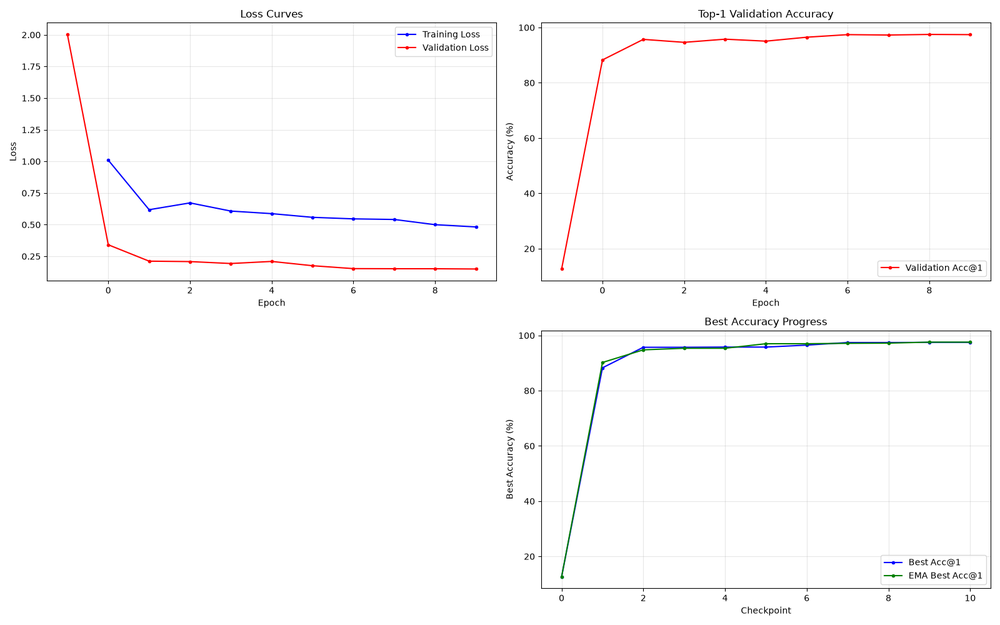
#> input picture training_curves.png, 1000 x 625 px, shrunk from 1600 x 1000 before the run
$ python clean.py --input . --output out
#> lines starting #> are read from the running program, lines starting #| are printed output that depends on the picture
import argparse
from multiprocessing import Pool
import os
import sys

import cv2
import numpy as np
from PIL import Image
from tqdm import tqdm


class AdvancedImageEnhancer:
    """
    Deterministic image enhancement pipeline:

    1. Noise Reduction (Bilateral Filter)
    2. Contrast Adjustment
    3. Histogram Equalization (CLAHE)
    4. Sharpening
    """

    def __init__(
        self,
        contrast=1.15,
        clahe_clip=2.0,
        clahe_grid=(4, 4)
    ):
#> in _process_one, img is the input picture: PIL image 1000x625 RGBA; mean R, G, B, A 251.3, 250.8, 251, 255
        self.contrast = contrast
        self.clahe_clip = clahe_clip
        self.clahe_grid = clahe_grid

    def apply_noise_reduction(self, image):
        return cv2.bilateralFilter(
            image,
            d=5,
            sigmaColor=50,
            sigmaSpace=75
        )

    def apply_brightness_contrast(self, image):
        return cv2.convertScaleAbs(
            image,
            alpha=self.contrast,
        )

    def apply_clahe(self, image):
        lab = cv2.cvtColor(image, cv2.COLOR_RGB2LAB)
#> lab: shape (625, 1000, 3); mean of channels 0, 1, 2 252.4, 128.3, 128

        l, a, b = cv2.split(lab)
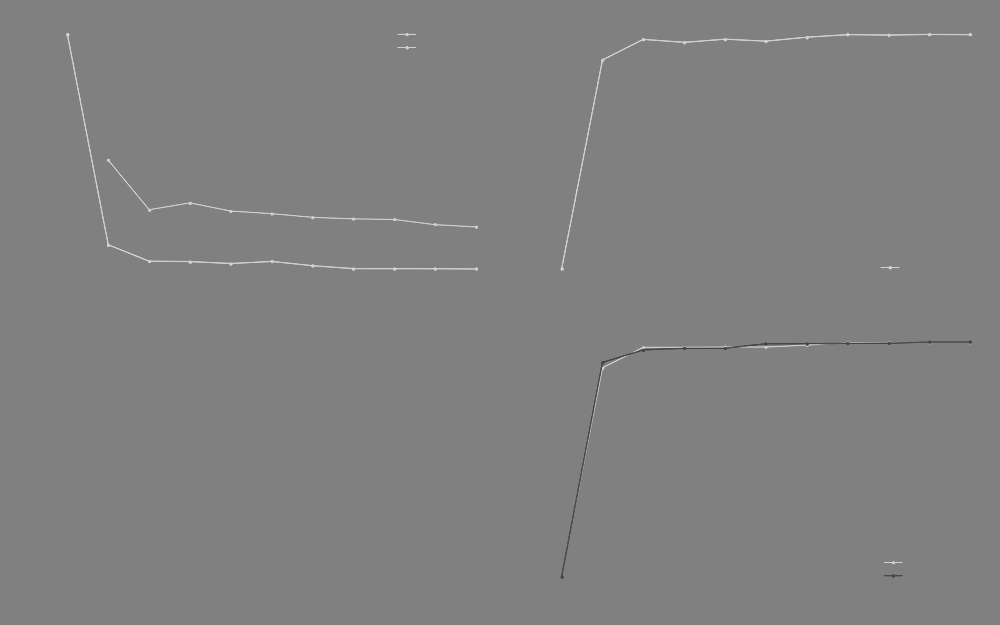
#> a: shape (625, 1000); min 66, max 208, mean 128.3

        clahe = cv2.createCLAHE(
            clipLimit=self.clahe_clip,
            tileGridSize=self.clahe_grid
        )

        l = clahe.apply(l)

        enhanced = cv2.merge((l, a, b))
#> enhanced: shape (625, 1000, 3); mean of channels 0, 1, 2 252.3, 128.3, 128

        return cv2.cvtColor(
            enhanced,
            cv2.COLOR_LAB2RGB
        )

    def apply_sharpen(self, image):
        kernel = np.array([
            [0, -0.5, 0],
            [-0.5, 3, -0.5],
            [0, -0.5, 0]
        ], dtype=np.float32)

        return cv2.filter2D(
            image,
            ddepth=-1,
            kernel=kernel
        )

    def __call__(self, image):
        img = np.array(image.convert("RGB"))

        img = self.apply_noise_reduction(img)
        img = self.apply_brightness_contrast(img)
        img = self.apply_clahe(img)
        img = self.apply_sharpen(img)

        return Image.fromarray(img)

def find_images(root_dir):
    image_extensions = {
        ".jpg", ".jpeg", ".png",
        ".bmp", ".tif", ".tiff",
        ".webp"
    }

    for root, _, files in os.walk(root_dir):
        for file in files:
            ext = os.path.splitext(file)[1].lower()

            if ext in image_extensions:
                src_path = os.path.join(root, file)

                rel_path = os.path.relpath(
                    src_path,
                    root_dir
                )

                yield src_path, rel_path

def _process_one(paths):
    src_path, dst_path = paths

    enhancer = AdvancedImageEnhancer(
        contrast=1.15,
        clahe_clip=3.0
    )

    try:
        with Image.open(src_path) as img:
            out_img = enhancer(img)

        os.makedirs(os.path.dirname(dst_path), exist_ok=True)
        ext = os.path.splitext(dst_path)[1].lower()
        if ext in [".jpg", ".jpeg"]:
            out_img.save(dst_path, quality=95)
        else:
            out_img.save(dst_path)

        return True, src_path, None

    except Exception as e:
        return False, src_path, str(e)


def main():
    parser = argparse.ArgumentParser(description="Create an enhanced copy of a folder of images.")
    parser.add_argument("--input", required=True, help="Folder to read images from (never modified)")
    parser.add_argument("--output", required=True, help="Folder to write the enhanced copy to")
    parser.add_argument("--workers", type=int, default=max(1, os.cpu_count() - 1))
    parser.add_argument("--seed", type=int, default=42)
    args = parser.parse_args()

    np.random.seed(args.seed)

    input_dir = os.path.abspath(args.input)
    output_dir = os.path.abspath(args.output)

    if not os.path.isdir(input_dir):
        print(f"Input folder does not exist: {input_dir}")
        sys.exit(1)
    if os.path.abspath(input_dir) == os.path.abspath(output_dir):
        print("Output folder must be different from the input folder.")
        sys.exit(1)

    tasks = [
        (src, os.path.join(output_dir, rel))
        for src, rel in find_images(input_dir)
    ]

    if not tasks:
        print(f"No images found under {input_dir}")
        sys.exit(0)

    print(f"Found {len(tasks)} images in {input_dir}")
    print(f"Writing copies to {output_dir} using {args.workers} workers...")

    if args.workers <= 1:
        results = [_process_one(t) for t in tqdm(tasks)]
    else:
        with Pool(processes=args.workers) as pool:
            results = list(tqdm(pool.imap_unordered(_process_one, tasks), total=len(tasks)))

    failures = [(p, e) for ok, p, e in results if not ok]
    print(f"Done. {len(tasks) - len(failures)}/{len(tasks)} images processed successfully.")
    if failures:
        print(f"{len(failures)} images failed:")
        for path, err in failures[:20]:
            print(f"  {path}: {err}")

    print(f"\nCopy available at: {output_dir}")


if __name__ == "__main__":
    main()
